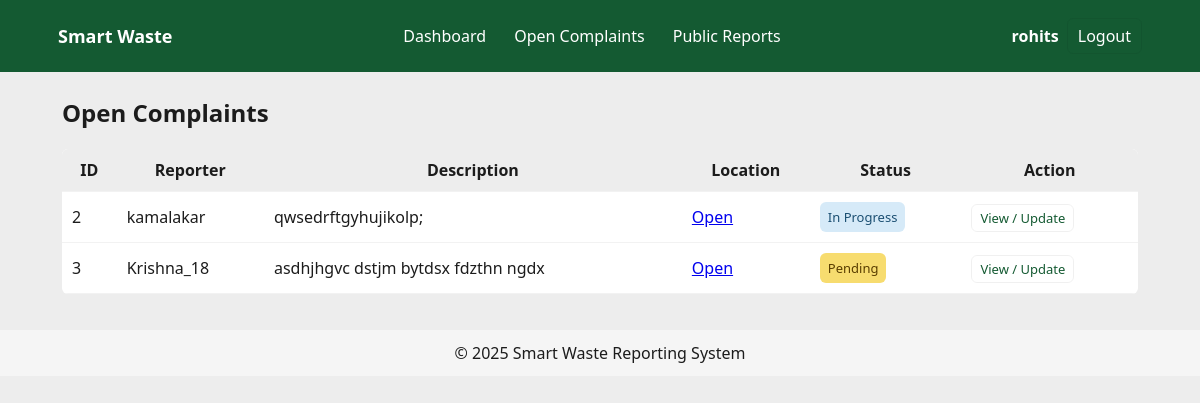
The app's page /worker/complaints/open (signed in) with its own data.
### tables this page shows
CREATE TABLE complaints (
        id INTEGER PRIMARY KEY AUTOINCREMENT,
        user_id INTEGER NOT NULL,
        worker_id INTEGER,
        description TEXT NOT NULL,
        image_before_path TEXT NOT NULL,
        image_after_path TEXT,
        latitude REAL,
        longitude REAL,
        status TEXT NOT NULL,
        created_at TEXT,
        updated_at TEXT,
        FOREIGN KEY (user_id) REFERENCES users(id),
        FOREIGN KEY (worker_id) REFERENCES users(id)
    );

CREATE TABLE users (
        id INTEGER PRIMARY KEY AUTOINCREMENT,
        username TEXT NOT NULL,
        email TEXT UNIQUE NOT NULL,
        phone TEXT,
        password_hash TEXT NOT NULL,
        role TEXT NOT NULL,
        created_at TEXT
    , firebase_uid TEXT);

### app.py (the view)
@app.route('/worker/complaints/open')
@login_required
@role_required('worker')
def worker_open_complaints():
    db = get_db()
    cur = db.cursor()
    cur.execute("SELECT c.*, u.username as reporter FROM complaints c JOIN users u ON c.user_id=u.id WHERE c.status IN ('Pending','Accepted','In Progress') ORDER BY c.created_at ASC")
    complaints = cur.fetchall()
    return render_template('worker_open_complaints.html', complaints=complaints)

### app.py (called while the page is built)
@app.context_processor
def inject_now():
    return {'now': datetime.utcnow}

def login_required(f):
    from functools import wraps
    @wraps(f)
    def decorated_function(*args, **kwargs):
        if 'user_id' not in session:
            flash('Please log in to access this page.', 'warning')
            return redirect(url_for('login'))
        return f(*args, **kwargs)
    return decorated_function

def role_required(role):
    from functools import wraps
    def decorator(f):
        @wraps(f)
        def decorated_function(*args, **kwargs):
            if 'role' not in session or session.get('role') != role:
                flash('Unauthorized access.', 'danger')
                return redirect(url_for('login'))
            return f(*args, **kwargs)
        return decorated_function
    return decorator

### db.py (called while the page is built)
def get_db():
    db = getattr(g, '_database', None)
    if db is None:
        db = sqlite3.connect(DB_PATH)
        db.row_factory = sqlite3.Row
        g._database = db
    return db

def close_connection(e=None):
    db = getattr(g, '_database', None)
    if db is not None:
        db.close()

### templates/worker_open_complaints.html
{% extends 'base.html' %}
{% block content %}
<section data-aos="fade-up">
  <h2>Open Complaints</h2>
  <table class="table">
    <thead>
      <tr><th>ID</th><th>Reporter</th><th>Description</th><th>Location</th><th>Status</th><th>Action</th></tr>
    </thead>
    <tbody>
      {% for c in complaints %}
      <tr>
        <td>{{ c['id'] }}</td>
        <td>{{ c['reporter'] }}</td>
        <td>{{ c['description']|truncate(60) }}</td>
        <td>
          {% if c['latitude'] and c['longitude'] %}
            <a href="https://www.google.com/maps?q={{ c['latitude'] }},{{ c['longitude'] }}" target="_blank">Open</a>
          {% else %}
            N/A
          {% endif %}
        </td>
        <td><span class="badge {{ c['status']|lower|replace(' ', '-') }}">{{ c['status'] }}</span></td>
        <td><a class="btn small" href="{{ url_for('worker_complaint_view', cid=c['id']) }}">View / Update</a></td>
      </tr>
      {% else %}
        <tr><td colspan="6">No open complaints.</td></tr>
      {% endfor %}
    </tbody>
  </table>
</section>
{% endblock %}

### static/css/styles.css (style rules this page uses)
:root { --primary: #2ECC71; --dark: #145A32; --white: #FFFFFF; --charcoal: #1C1C1C; --light: #EDEDED; }
* { box-sizing:border-box }
body { font-family:Segoe UI, Roboto, Arial, sans-serif; margin:0; background:var(--light); color:var(--charcoal) }
.btn { background:var(--white); color:var(--dark); border-radius:6px; padding:6px 10px; text-decoration:none; border:1px solid rgba(0,0,0,0.06) }
.btn.small { padding:4px 8px; font-size:13px }
.table { width:100%; border-collapse:collapse; background:var(--white); border-radius:6px; overflow:hidden }
.table th, .table td { padding:10px; border-bottom:1px solid #f2f2f2 }
.table thead { background:var(--light) }
.badge { display:inline-block; padding:6px 8px; border-radius:6px; font-size:13px }
.badge.pending { background:#f7dc6f; color:#5a3e00 }
.badge.in-progress { background:#d6eaf8; color:#1b4f72 }

### records on screen
complaints: id "2", reporter "kamalakar", description "qwsedrftgyhujikolp;", status "In Progress"
complaints: id "3", reporter "Krishna_18", description "asdhjhgvc dstjm bytdsx fdzthn ngdx", status "Pending"

### other values on screen
{{ session.get('username') }} "rohits"
